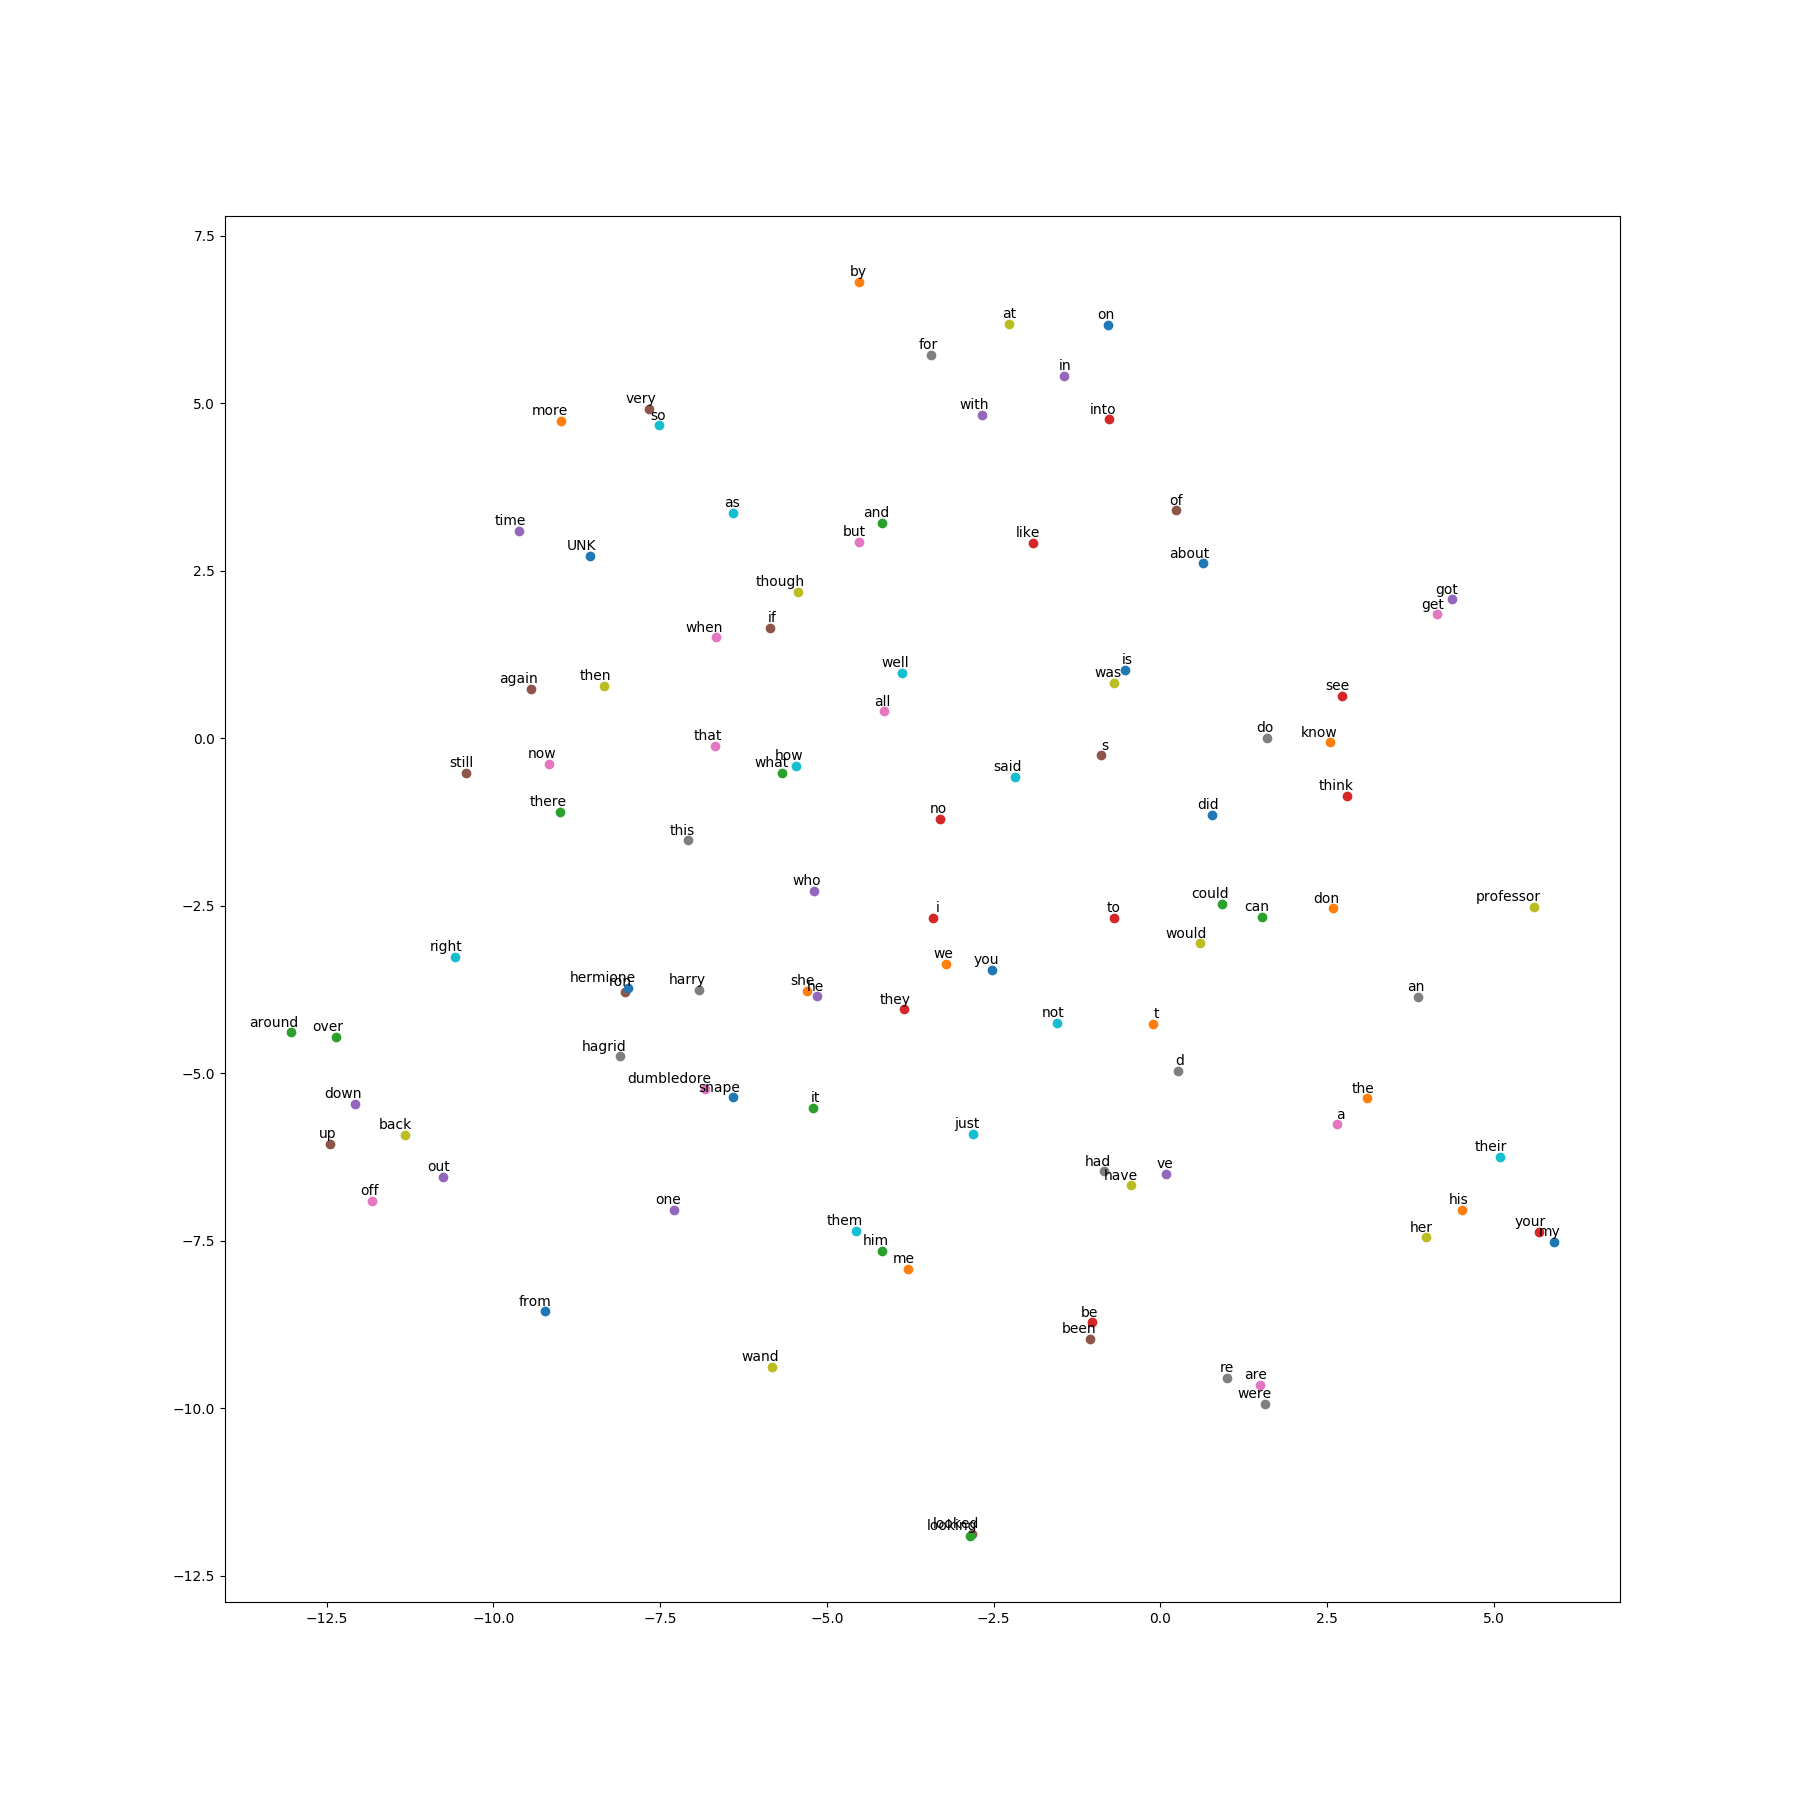

Generate this figure with Python:
import collections
import math
import os
import random
import zipfile
import numpy as np
import tensorflow as tf
import matplotlib.pyplot as plt
from sklearn.manifold import TSNE
import re
vocabulary_size = 20000
data_index = 0

def read_file(filename):
    f=open(filename,'r')
    file_read=f.read()
    words_=re.sub("[^a-zA-Z]+", " ",file_read).lower() #正则匹配,只留下单词，且大写改小写
    words=list(words_.split())  #length of words:1121985
    return words

def read_data(filename):
    with zipfile.ZipFile(filename) as f:
        data = tf.compat.as_str(f.read(f.namelist()[0])).split()
    return data

def build_dataset(words):
    count = [['UNK', -1]]
    count.extend(collections.Counter(words).most_common(vocabulary_size - 1))
    dictionary = dict()
    for word, _ in count:
        dictionary[word] = len(dictionary)

    data = list()
    unk_count = 0
    for word in words:
        if word in dictionary:
            index = dictionary[word]
        else:
            index = 0
            unk_count += 1
        data.append(index)
    count[0][1] = unk_count
    reverse_dictionary = dict(zip(dictionary.values(), dictionary.keys()))
    #data 编码,词频高的在前，词频低的在后
    #count 词频
    #dictionary 词库
    #reverse_dictionary 反转词汇表
    return data, count, dictionary, reverse_dictionary

def generate_batch(batch_size, num_skips, skip_window):
    #num_skips : 每个单词生成多少样本, 必须小于等于skip_window的2倍，并且batch_size必须是它的整数倍
    #skip_window : 单词最远可以联系的距离，如果为1，那么表示只能跟紧邻的两个单词生成样本
    global data_index
    assert batch_size % num_skips == 0
    assert num_skips <= 2 * skip_window
    batch = np.ndarray(shape=(batch_size), dtype=np.int32)
    labels = np.ndarray(shape=(batch_size, 1), dtype=np.int32)
    span = 2 * skip_window + 1
    buffer = collections.deque(maxlen=span)
    for _ in range(span):
        buffer.append(data[data_index])
        data_index = (data_index + 1) % len(data)
    for i in range(batch_size // num_skips):
        target = skip_window
        targets_to_avoid = [ skip_window ]
        for j in range(num_skips):
            while target in targets_to_avoid:
                target = random.randint(0, span - 1)
            targets_to_avoid.append(target)
            batch[i * num_skips + j] = buffer[skip_window]
            labels[i * num_skips + j, 0] = buffer[target]
        buffer.append(data[data_index])
        data_index = (data_index + 1) % len(data)
    return batch, labels

filepath = '../Total_Data/03Data/HarryPotter.txt'
# filepath = '../Total_Data/03Data/mytest.txt'
# words = read_data(filepath)
words = read_file(filepath)
print('Data size', len(words))
data, count, dictionary, reverse_dictionary = build_dataset(words)
del words

batch_size = 128
embedding_size = 128
skip_window = 1
num_skips = 2

# batch_inputs 是 batch_size个数字，顺序就是文本文字的顺序，内容就是单词的编码
# batch_labels 是 batch_size个数字，内容是对应位置上batch_inputs的内容在文本中紧邻的单词的编码。
# 比如Harry Potter and the Sorcerer's Stone.txt，这句话，通过编码，我们知道有
# Harry 7, Potter 129, and 2, the 1, Sorcerer 2885 .......，
# 那么batch_inputs就是129, 2, 1, 2885,
# 在文本中，Potter紧邻的单词是Harry和and，那么labels就会有两条记录7, 2,
# 也就形成了下面的形式
# 129 potter -> 7 harry
# 129 potter -> 2 and
# 2 and -> 1 the
# 2 and -> 129 potter
# 1 the -> 2 and
# 1 the -> 2885 sorcerer
# 2885 sorcerer -> 1 the
# 2885 sorcerer -> 15 s
# batch_inputs, batch_labels = generate_batch(batch_size=batch_size, skip_window=skip_window, num_skips=num_skips)
# for i in range(batch_size):
#     print(batch_inputs[i], reverse_dictionary[batch_inputs[i]], '->', batch_labels[i, 0], reverse_dictionary[batch_labels[i, 0]])
valid_size = 16
valid_window = 100
valid_examples = np.random.choice(valid_window, valid_size, replace=False)
num_sampled = 64

graph = tf.Graph()
with graph.as_default():
    train_inputs = tf.placeholder(tf.int32, shape=[batch_size])
    train_labels =tf.placeholder(tf.int32, shape=[batch_size, 1])
    valid_dataset = tf.constant(valid_examples, dtype=tf.int32)

    with tf.device('/cpu:0'):
        embeddings = tf.Variable(tf.random_uniform([vocabulary_size, embedding_size], -1.0, 1.0))
        embed = tf.nn.embedding_lookup(embeddings, train_inputs)

        nce_weights = tf.Variable(tf.truncated_normal([vocabulary_size, embedding_size], stddev=1.0 / math.sqrt(embedding_size)))
        nce_biases = tf.Variable(tf.zeros([vocabulary_size]))
    loss = tf.reduce_mean(tf.nn.nce_loss(weights=nce_weights,biases=nce_biases,labels=train_labels, inputs=embed,
                                         num_sampled=num_sampled, num_classes=vocabulary_size))
    optimizer = tf.train.GradientDescentOptimizer(1.0).minimize(loss)
    norm = tf.sqrt(tf.reduce_mean(tf.square(embeddings), 1, keep_dims=True))
    normalized_embeddings = embeddings / norm
    valid_embeddings = tf.nn.embedding_lookup(normalized_embeddings, valid_dataset)
    similarity = tf.matmul(valid_embeddings, normalized_embeddings, transpose_b=True)

    init = tf.global_variables_initializer()
    num_steps = 100001
    with tf.Session(graph=graph) as session:
        session.run(init)
        average_loss = 0
        for step in range(num_steps):
            batch_inputs, batch_labels = generate_batch(batch_size, num_skips, skip_window)
            feed_dict = {train_inputs : batch_inputs, train_labels : batch_labels}
            _, loss_val = session.run([optimizer, loss], feed_dict=feed_dict)
            average_loss += loss_val

            if step % 2000 == 0:
                if step > 0:
                    average_loss /= 2000
                print("Average loss at step ", step, ": ", average_loss)
                average_loss = 0

            if step % 10000 == 0:
                sim = similarity.eval()
                for i in range(valid_size):
                    valid_word = reverse_dictionary[valid_examples[i]]
                    top_k = 8
                    nearest = (-sim[i, :]).argsort()[1:top_k + 1]
                    log_str = "Nearest to %s:" % valid_word
                    for k in range(top_k):
                        close_word = reverse_dictionary[nearest[k]]
                        log_str = "%s %s," % (log_str, close_word)
                    print(log_str)
        final_embeddings = normalized_embeddings.eval()

def plot_with_labels(low_dim_embs,labels,filename):
    #low_dim_embs 降维到2维的单词的空间向量
    assert low_dim_embs.shape[0]>=len(labels),"more labels than embedding"
    plt.figure(figsize=(18,18))
    for i,label in enumerate(labels):
        x,y=low_dim_embs[i,:]
        plt.scatter(x, y)
        #展示单词本身
        plt.annotate(label,xy=(x,y),xytext=(5,2),textcoords='offset points',ha='right',va='bottom')
    plt.savefig(filename)

'''''
tsne实现降维，将原始的128维的嵌入向量降到2维
'''
print('123213123')
tsne=TSNE(perplexity=30,n_components=2,init='pca',n_iter=5000)
plot_number=100
low_dim_embs=tsne.fit_transform(final_embeddings[:plot_number,:])
labels=[reverse_dictionary[i] for i in range(plot_number)]
plot_with_labels(low_dim_embs, labels, './harryPotter.png')
print(final_embeddings)
print('1231231')

